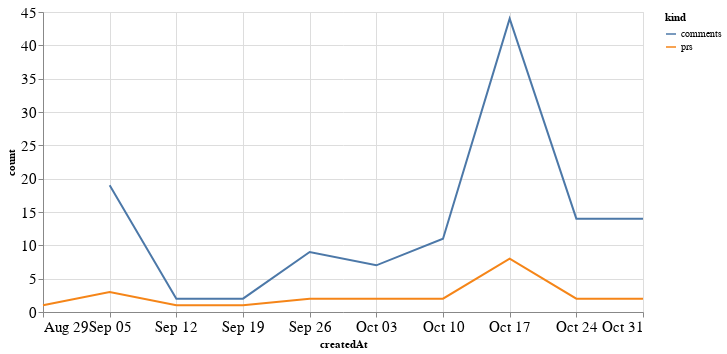

Notebook source saved alongside this figure:
### Code cell
alt.Chart(total_time, width=600).mark_line().encode(
    x='createdAt',
    y='count',
    color='kind'
)

### Figure 1 — Vega-Lite specification as saved in the notebook (floating-point values rounded to 4 significant figures)
{"config": {"axisLeft": {"labelFontSize": 15}, "axisBottom": {"labelFontSize": 15}}, "data": {"name": "data-cd074e542ad0a29314aae0d4f83a65f9"}, "mark": "line", "encoding": {"color": {"type": "nominal", "field": "kind"}, "x": {"type": "temporal", "field": "createdAt"}, "y": {"type": "quantitative", "field": "count"}}, "width": 600, "$schema": "https://vega.github.io/schema/vega-lite/v4.8.1.json", "datasets": {"data-cd074e542ad0a29314aae0d4f83a65f9": [{"createdAt": "2021-08-29T00:00:00", "kind": "prs", "count": 1.0}, {"createdAt": "2021-09-05T00:00:00", "kind": "prs", "count": 3.0}, {"createdAt": "2021-09-12T00:00:00", "kind": "prs", "count": 1.0}, {"createdAt": "2021-09-19T00:00:00", "kind": "prs", "count": 1.0}, {"createdAt": "2021-09-26T00:00:00", "kind": "prs", "count": 2.0}, {"createdAt": "2021-10-03T00:00:00", "kind": "prs", "count": 2.0}, {"createdAt": "2021-10-10T00:00:00", "kind": "prs", "count": 2.0}, {"createdAt": "2021-10-17T00:00:00", "kind": "prs", "count": 8.0}, {"createdAt": "2021-10-24T00:00:00", "kind": "prs", "count": 2.0}, {"createdAt": "2021-10-31T00:00:00", "kind": "prs", "count": 2.0}, {"createdAt": "2021-08-29T00:00:00", "kind": "comments", "count": null}, {"createdAt": "2021-09-05T00:00:00", "kind": "comments", "count": 19.0}, {"createdAt": "2021-09-12T00:00:00", "kind": "comments", "count": 2.0}, {"createdAt": "2021-09-19T00:00:00", "kind": "comments", "count": 2.0}, {"createdAt": "2021-09-26T00:00:00", "kind": "comments", "count": 9.0}, {"createdAt": "2021-10-03T00:00:00", "kind": "comments", "count": 7.0}, {"createdAt": "2021-10-10T00:00:00", "kind": "comments", "count": 11.0}, {"createdAt": "2021-10-17T00:00:00", "kind": "comments", "count": 44.0}, {"createdAt": "2021-10-24T00:00:00", "kind": "comments", "count": 14.0}, {"createdAt": "2021-10-31T00:00:00", "kind": "comments", "count": 14.0}]}}
